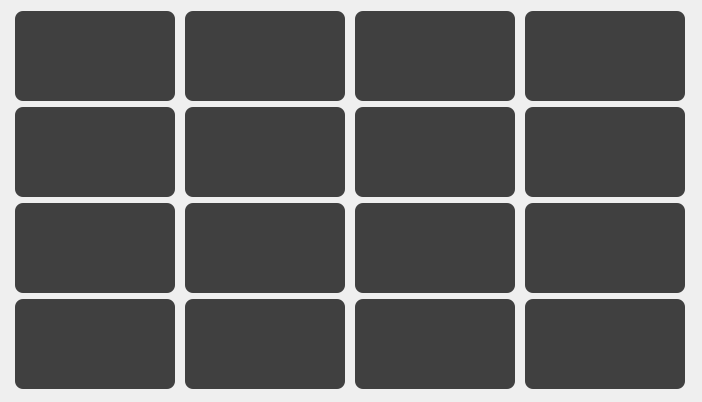
            <widget class="QWidget" name="scrollAreaWidgetContents_god01">
             <property name="geometry">
              <rect>
               <x>0</x>
               <y>0</y>
               <width>702</width>
               <height>402</height>
              </rect>
             </property>
             <layout class="QGridLayout" name="gridLayout_4">
              <item row="0" column="0">
               <widget class="QFrame" name="effect_web01_62">
                <property name="sizePolicy">
                 <sizepolicy hsizetype="Fixed" vsizetype="Fixed">
                  <horstretch>0</horstretch>
                  <verstretch>0</verstretch>
                 </sizepolicy>
                </property>
                <property name="minimumSize">
                 <size>
                  <width>160</width>
                  <height>90</height>
                 </size>
                </property>
                <property name="styleSheet">
                 <string notr="true">background-color: #404040; border-radius: 8px;</string>
                </property>
                <property name="frameShape">
                 <enum>QFrame::Shape::StyledPanel</enum>
                </property>
                <property name="frameShadow">
                 <enum>QFrame::Shadow::Raised</enum>
                </property>
               </widget>
              </item>
              <item row="0" column="1">
               <widget class="QFrame" name="effect_web01_65">
                <property name="sizePolicy">
                 <sizepolicy hsizetype="Fixed" vsizetype="Fixed">
                  <horstretch>0</horstretch>
                  <verstretch>0</verstretch>
                 </sizepolicy>
                </property>
                <property name="minimumSize">
                 <size>
                  <width>160</width>
                  <height>90</height>
                 </size>
                </property>
                <property name="styleSheet">
                 <string notr="true">background-color: #404040; border-radius: 8px;</string>
                </property>
                <property name="frameShape">
                 <enum>QFrame::Shape::StyledPanel</enum>
                </property>
                <property name="frameShadow">
                 <enum>QFrame::Shadow::Raised</enum>
                </property>
               </widget>
              </item>
              <item row="0" column="2">
               <widget class="QFrame" name="effect_web01_68">
                <property name="sizePolicy">
                 <sizepolicy hsizetype="Fixed" vsizetype="Fixed">
                  <horstretch>0</horstretch>
                  <verstretch>0</verstretch>
                 </sizepolicy>
                </property>
                <property name="minimumSize">
                 <size>
                  <width>160</width>
                  <height>90</height>
                 </size>
                </property>
                <property name="styleSheet">
                 <string notr="true">background-color: #404040; border-radius: 8px;</string>
                </property>
                <property name="frameShape">
                 <enum>QFrame::Shape::StyledPanel</enum>
                </property>
                <property name="frameShadow">
                 <enum>QFrame::Shadow::Raised</enum>
                </property>
               </widget>
              </item>
              <item row="0" column="3">
               <widget class="QFrame" name="effect_web01_71">
                <property name="sizePolicy">
                 <sizepolicy hsizetype="Fixed" vsizetype="Fixed">
                  <horstretch>0</horstretch>
                  <verstretch>0</verstretch>
                 </sizepolicy>
                </property>
                <property name="minimumSize">
                 <size>
                  <width>160</width>
                  <height>90</height>
                 </size>
                </property>
                <property name="styleSheet">
                 <string notr="true">background-color: #404040; border-radius: 8px;</string>
                </property>
                <property name="frameShape">
                 <enum>QFrame::Shape::StyledPanel</enum>
                </property>
                <property name="frameShadow">
                 <enum>QFrame::Shadow::Raised</enum>
                </property>
               </widget>
              </item>
              <item row="1" column="0">
               <widget class="QFrame" name="effect_web01_67">
                <property name="sizePolicy">
                 <sizepolicy hsizetype="Fixed" vsizetype="Fixed">
                  <horstretch>0</horstretch>
                  <verstretch>0</verstretch>
                 </sizepolicy>
                </property>
                <property name="minimumSize">
                 <size>
                  <width>160</width>
                  <height>90</height>
                 </size>
                </property>
                <property name="styleSheet">
                 <string notr="true">background-color: #404040; border-radius: 8px;</string>
                </property>
                <property name="frameShape">
                 <enum>QFrame::Shape::StyledPanel</enum>
                </property>
                <property name="frameShadow">
                 <enum>QFrame::Shadow::Raised</enum>
                </property>
               </widget>
              </item>
              <item row="1" column="1">
               <widget class="QFrame" name="effect_web01_75">
                <property name="sizePolicy">
                 <sizepolicy hsizetype="Fixed" vsizetype="Fixed">
                  <horstretch>0</horstretch>
                  <verstretch>0</verstretch>
                 </sizepolicy>
                </property>
                <property name="minimumSize">
                 <size>
                  <width>160</width>
                  <height>90</height>
                 </size>
                </property>
                <property name="styleSheet">
                 <string notr="true">background-color: #404040; border-radius: 8px;</string>
                </property>
                <property name="frameShape">
                 <enum>QFrame::Shape::StyledPanel</enum>
                </property>
                <property name="frameShadow">
                 <enum>QFrame::Shadow::Raised</enum>
                </property>
               </widget>
              </item>
              <item row="1" column="2">
               <widget class="QFrame" name="effect_web01_61">
                <property name="sizePolicy">
                 <sizepolicy hsizetype="Fixed" vsizetype="Fixed">
                  <horstretch>0</horstretch>
                  <verstretch>0</verstretch>
                 </sizepolicy>
                </property>
                <property name="minimumSize">
                 <size>
                  <width>160</width>
                  <height>90</height>
                 </size>
                </property>
                <property name="styleSheet">
                 <string notr="true">background-color: #404040; border-radius: 8px;</string>
                </property>
                <property name="frameShape">
                 <enum>QFrame::Shape::StyledPanel</enum>
                </property>
                <property name="frameShadow">
                 <enum>QFrame::Shadow::Raised</enum>
                </property>
               </widget>
              </item>
              <item row="1" column="3">
               <widget class="QFrame" name="effect_web01_70">
                <property name="sizePolicy">
                 <sizepolicy hsizetype="Fixed" vsizetype="Fixed">
                  <horstretch>0</horstretch>
                  <verstretch>0</verstretch>
                 </sizepolicy>
                </property>
                <property name="minimumSize">
                 <size>
                  <width>160</width>
                  <height>90</height>
                 </size>
                </property>
                <property name="styleSheet">
                 <string notr="true">background-color: #404040; border-radius: 8px;</string>
                </property>
                <property name="frameShape">
                 <enum>QFrame::Shape::StyledPanel</enum>
                </property>
                <property name="frameShadow">
                 <enum>QFrame::Shadow::Raised</enum>
                </property>
               </widget>
              </item>
              <item row="2" column="0">
               <widget class="QFrame" name="effect_web01_73">
                <property name="sizePolicy">
                 <sizepolicy hsizetype="Fixed" vsizetype="Fixed">
                  <horstretch>0</horstretch>
                  <verstretch>0</verstretch>
                 </sizepolicy>
                </property>
                <property name="minimumSize">
                 <size>
                  <width>160</width>
                  <height>90</height>
                 </size>
                </property>
                <property name="styleSheet">
                 <string notr="true">background-color: #404040; border-radius: 8px;</string>
                </property>
                <property name="frameShape">
                 <enum>QFrame::Shape::StyledPanel</enum>
                </property>
                <property name="frameShadow">
                 <enum>QFrame::Shadow::Raised</enum>
                </property>
               </widget>
              </item>
              <item row="2" column="1">
               <widget class="QFrame" name="effect_web01_63">
                <property name="sizePolicy">
                 <sizepolicy hsizetype="Fixed" vsizetype="Fixed">
                  <horstretch>0</horstretch>
                  <verstretch>0</verstretch>
                 </sizepolicy>
                </property>
                <property name="minimumSize">
                 <size>
                  <width>160</width>
                  <height>90</height>
                 </size>
                </property>
                <property name="styleSheet">
                 <string notr="true">background-color: #404040; border-radius: 8px;</string>
                </property>
                <property name="frameShape">
                 <enum>QFrame::Shape::StyledPanel</enum>
                </property>
                <property name="frameShadow">
                 <enum>QFrame::Shadow::Raised</enum>
                </property>
               </widget>
              </item>
              <item row="2" column="2">
               <widget class="QFrame" name="effect_web01_64">
                <property name="sizePolicy">
                 <sizepolicy hsizetype="Fixed" vsizetype="Fixed">
                  <horstretch>0</horstretch>
                  <verstretch>0</verstretch>
                 </sizepolicy>
                </property>
                <property name="minimumSize">
                 <size>
                  <width>160</width>
                  <height>90</height>
                 </size>
                </property>
                <property name="styleSheet">
                 <string notr="true">background-color: #404040; border-radius: 8px;</string>
                </property>
                <property name="frameShape">
                 <enum>QFrame::Shape::StyledPanel</enum>
                </property>
                <property name="frameShadow">
                 <enum>QFrame::Shadow::Raised</enum>
                </property>
               </widget>
              </item>
              <item row="2" column="3">
               <widget class="QFrame" name="effect_web01_76">
                <property name="sizePolicy">
                 <sizepolicy hsizetype="Fixed" vsizetype="Fixed">
                  <horstretch>0</horstretch>
                  <verstretch>0</verstretch>
                 </sizepolicy>
                </property>
                <property name="minimumSize">
                 <size>
                  <width>160</width>
                  <height>90</height>
                 </size>
                </property>
                <property name="styleSheet">
                 <string notr="true">background-color: #404040; border-radius: 8px;</string>
                </property>
                <property name="frameShape">
                 <enum>QFrame::Shape::StyledPanel</enum>
                </property>
                <property name="frameShadow">
                 <enum>QFrame::Shadow::Raised</enum>
                </property>
               </widget>
              </item>
              <item row="3" column="0">
               <widget class="QFrame" name="effect_web01_69">
                <property name="sizePolicy">
                 <sizepolicy hsizetype="Fixed" vsizetype="Fixed">
                  <horstretch>0</horstretch>
                  <verstretch>0</verstretch>
                 </sizepolicy>
                </property>
                <property name="minimumSize">
                 <size>
                  <width>160</width>
                  <height>90</height>
                 </size>
                </property>
                <property name="styleSheet">
                 <string notr="true">background-color: #404040; border-radius: 8px;</string>
                </property>
                <property name="frameShape">
                 <enum>QFrame::Shape::StyledPanel</enum>
                </property>
                <property name="frameShadow">
                 <enum>QFrame::Shadow::Raised</enum>
                </property>
               </widget>
              </item>
              <item row="3" column="1">
               <widget class="QFrame" name="effect_web01_72">
                <property name="sizePolicy">
                 <sizepolicy hsizetype="Fixed" vsizetype="Fixed">
                  <horstretch>0</horstretch>
                  <verstretch>0</verstretch>
                 </sizepolicy>
                </property>
                <property name="minimumSize">
                 <size>
                  <width>160</width>
                  <height>90</height>
                 </size>
                </property>
                <property name="styleSheet">
                 <string notr="true">background-color: #404040; border-radius: 8px;</string>
                </property>
                <property name="frameShape">
                 <enum>QFrame::Shape::StyledPanel</enum>
                </property>
                <property name="frameShadow">
                 <enum>QFrame::Shadow::Raised</enum>
                </property>
               </widget>
              </item>
              <item row="3" column="2">
               <widget class="QFrame" name="effect_web01_74">
                <property name="sizePolicy">
                 <sizepolicy hsizetype="Fixed" vsizetype="Fixed">
                  <horstretch>0</horstretch>
                  <verstretch>0</verstretch>
                 </sizepolicy>
                </property>
                <property name="minimumSize">
                 <size>
                  <width>160</width>
                  <height>90</height>
                 </size>
                </property>
                <property name="styleSheet">
                 <string notr="true">background-color: #404040; border-radius: 8px;</string>
                </property>
                <property name="frameShape">
                 <enum>QFrame::Shape::StyledPanel</enum>
                </property>
                <property name="frameShadow">
                 <enum>QFrame::Shadow::Raised</enum>
                </property>
               </widget>
              </item>
              <item row="3" column="3">
               <widget class="QFrame" name="effect_web01_66">
                <property name="sizePolicy">
                 <sizepolicy hsizetype="Fixed" vsizetype="Fixed">
                  <horstretch>0</horstretch>
                  <verstretch>0</verstretch>
                 </sizepolicy>
                </property>
                <property name="minimumSize">
                 <size>
                  <width>160</width>
                  <height>90</height>
                 </size>
                </property>
                <property name="styleSheet">
                 <string notr="true">background-color: #404040; border-radius: 8px;</string>
                </property>
                <property name="frameShape">
                 <enum>QFrame::Shape::StyledPanel</enum>
                </property>
                <property name="frameShadow">
                 <enum>QFrame::Shadow::Raised</enum>
                </property>
               </widget>
              </item>
              <item row="4" column="0">
               <spacer name="verticalSpacer_web01_grid_5">
                <property name="orientation">
                 <enum>Qt::Orientation::Vertical</enum>
                </property>
                <property name="sizeHint" stdset="0">
                 <size>
                  <width>20</width>
                  <height>40</height>
                 </size>
                </property>
               </spacer>
              </item>
             </layout>
            </widget>
